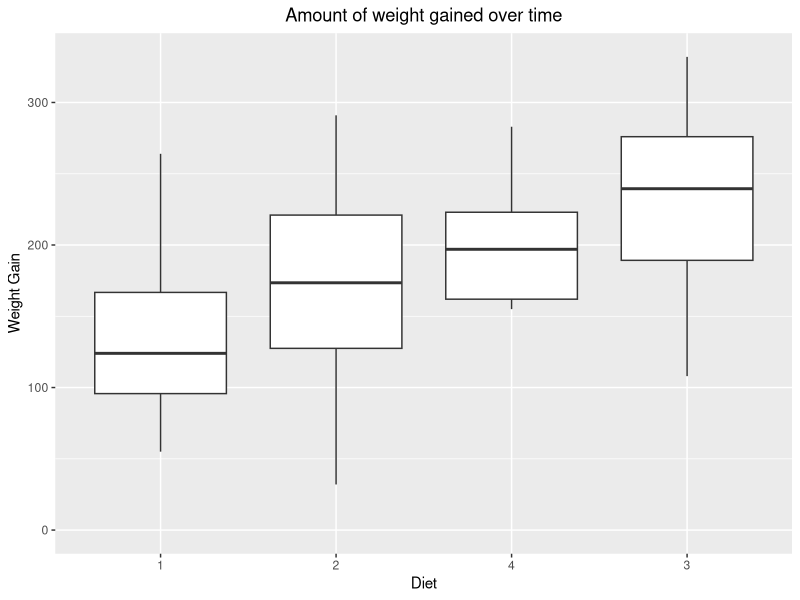
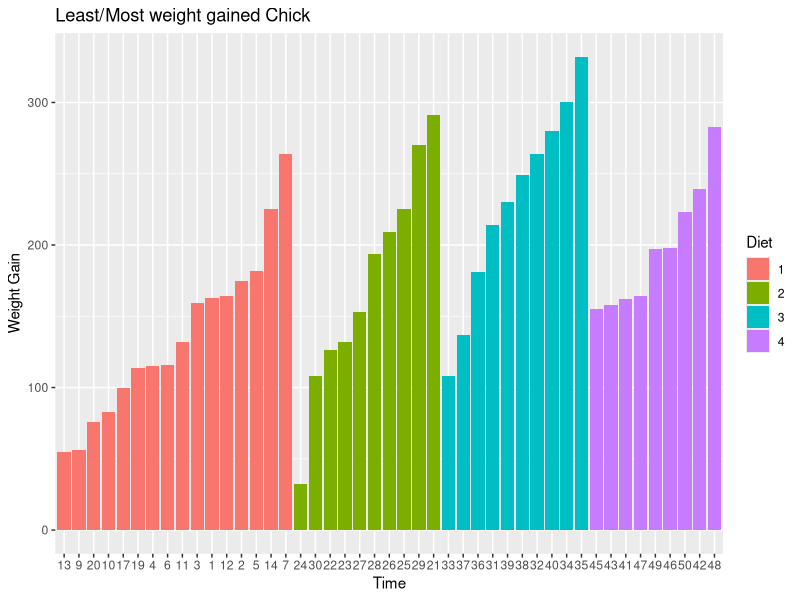
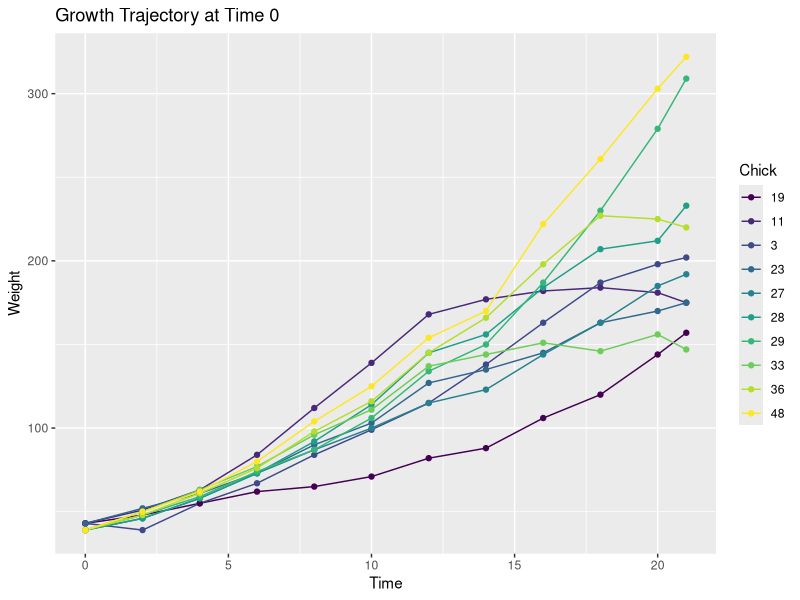
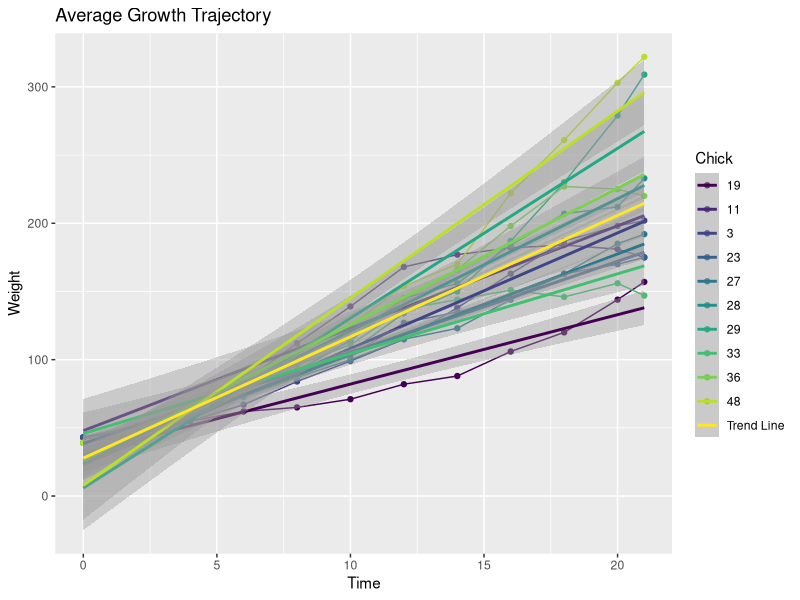
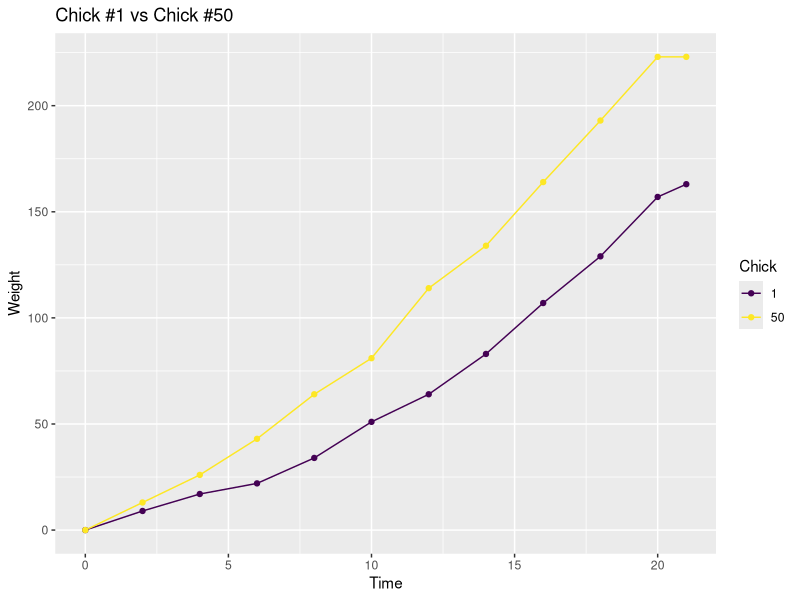

The R source for these figures, in order:
## ---- chunk 1
knitr::opts_chunk$set(echo = TRUE)
library(ggplot2)
library(dplyr)
library(datasets)
## ---- chunk 2
weight0 <- ChickWeight %>%
  filter(Time == 0) %>%
  group_by(Diet) %>%
  summarize(avg_weight = mean(weight, na.rm = TRUE), sd_weight = sd(weight, na.rm = TRUE)) %>%
  print
## ---- chunk 3
ChickWeight %>%
  group_by(Chick) %>%
  summarize(max12 = n()) %>%
  filter(max12 != 12) 


complete <- filter(ChickWeight, Chick != 8 & Chick != 15 & Chick != 16 & Chick != 18 & Chick != 44)
head(complete, n=3)
## ---- chunk 4
complete<- complete %>%
  group_by(Chick) %>%
  mutate(weightgain = (weight - weight[Time == 0]))

head(complete, n= 3)
## ---- chunk 5
day21<- filter(complete, Time == 21)
one<- tmp <- ggplot(day21, aes(x = reorder(Diet, weightgain, FUN = median), y = weightgain)) + geom_boxplot() + expand_limits(y=0) + xlab("Diet") + ylab("Weight Gain") + ggtitle("Amount of weight gained over time")
one<- one + theme(plot.title = element_text(hjust=0.5))
one
## ---- chunk 6
weightGain<- complete %>% 
  filter(Time == 21)
print(weightGain)

ggplot(weightGain, aes(x=Chick, y = weightgain, fill = Diet)) + geom_col() + xlab("Time") + ylab("Weight Gain") + ggtitle("Least/Most weight gained Chick")

## ---- chunk 7
chicks<- complete %>%
  as.data.frame() %>%
  filter(Time == 0) %>%
  filter(weight == max(weight) | weight == min(weight)) 

newChicks<- chicks %>% 
  select(Chick) %>%
  left_join(ChickWeight, by = "Chick")



ggplot(newChicks, aes(x=Time, y=weight, colour= Chick)) + geom_line() + geom_point() + ggtitle("Growth Trajectory at Time 0") + xlab("Time") + ylab("Weight")

## ---- chunk 8
ggplot(newChicks, aes(x=Time, y=weight, colour= Chick)) + geom_line() + geom_point() + ggtitle("Average Growth Trajectory") + xlab("Time") + ylab("Weight") + geom_smooth(method="lm") + geom_smooth(data=complete, aes(x = Time, y = weight, colour="Trend Line"), method="lm")

## ---- chunk 9
min<- min(complete$weight)
max<- max(complete$weight)

day1<- complete %>%
  group_by(Chick) %>%
  filter(weight == max | weight == min) %>%
  print
## ---- chunk 10
minMax<- complete %>%
  group_by(Chick) %>%
  filter(Chick == 1 | Chick == 50) %>%
  print

ggplot(minMax, aes(x=Time, y=weightgain, colour= Chick)) + geom_line() + geom_point() + ggtitle("Chick #1 vs Chick #50") + xlab("Time") + ylab("Weight")

